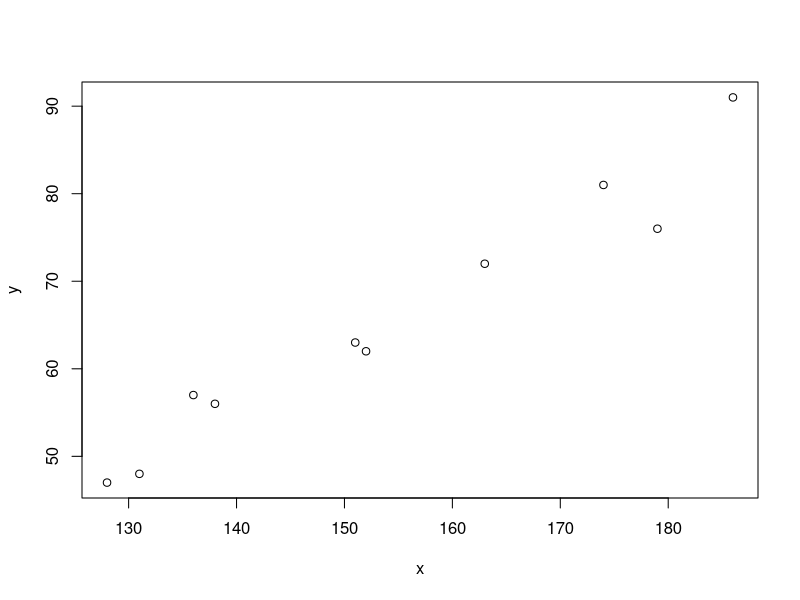
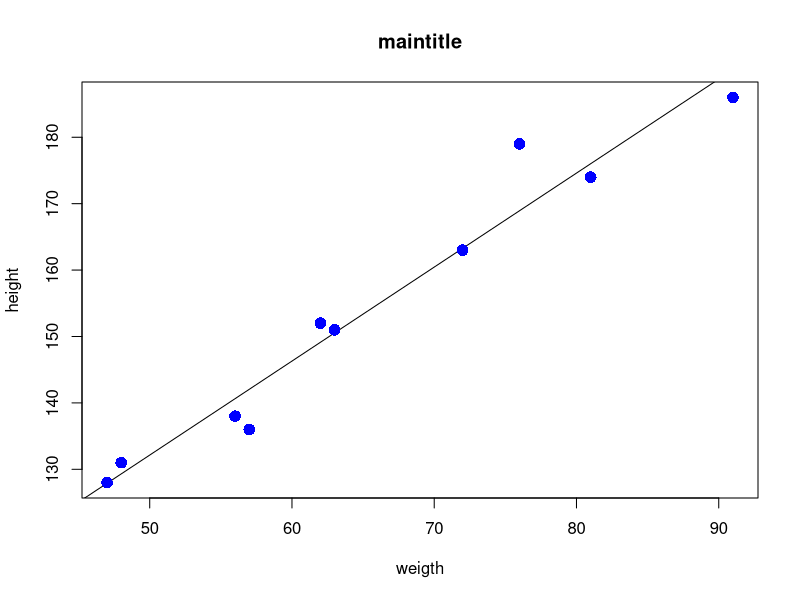

The R script that drew these images, in order:
#linear regression
x=c(151,174,138,186,128,136,179,163,152,131)
y=c(63,81,56,91,47,57,76,72,62,48)
relation=lm(y~x)
print(relation)
a=data.frame(x=149)
print(predict(relation,a))
b=data.frame(x=160)
print(predict(relation,b))
#png(file="lineareg.png")
plot(x,y)
plot(y,x,abline(lm(x~y)),col="blue",cex=1.56,pch=16,xlab="weigth",ylab="height",main="maintitle")
#dev.off()